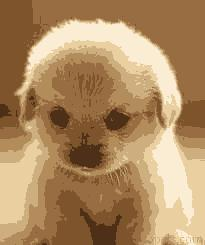
#> input picture 2020zyang.jpg, 205 x 245 px
$ python image.py 2020zyang.jpg
#> lines starting #> are read from the running program, lines starting #| are printed output that depends on the picture
import PIL, urllib.request, io, sys
from PIL import Image

URL = sys.argv[1]
print(URL)
f = io.BytesIO(urllib.request.urlopen(URL).read())
img = Image.open(f)
#> img is the input picture: PIL image 205x245 RGB; mean R, G, B 174.7, 139.6, 98.1
img.show()
print(img.size) #w,h
#| (205, 245)
pix = img.load()
print(pix[2,5]) #(r,g,b) 0-sr255
#| (126, 84, 44)

for x in range(img.size[0]):
    for y in range(img.size[1]):
        newVal = []
        for val in pix[x,y]:
            if val < 255//3:
                newVal.append(0)
            elif val > (255*2)//3:
                newVal.append(255)
            else:
                newVal.append(127)
        pix[x,y] = tuple(newVal)
img.show()
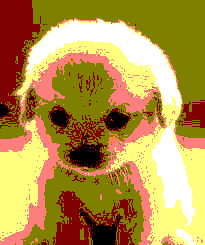
#> shown: PIL image 205x245 RGB; mean R, G, B 182.5, 146.9, 74.5
